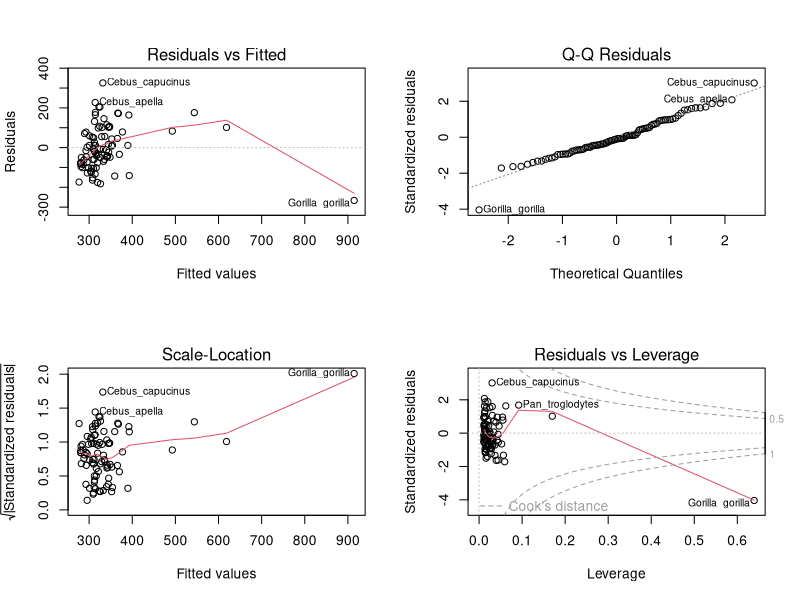
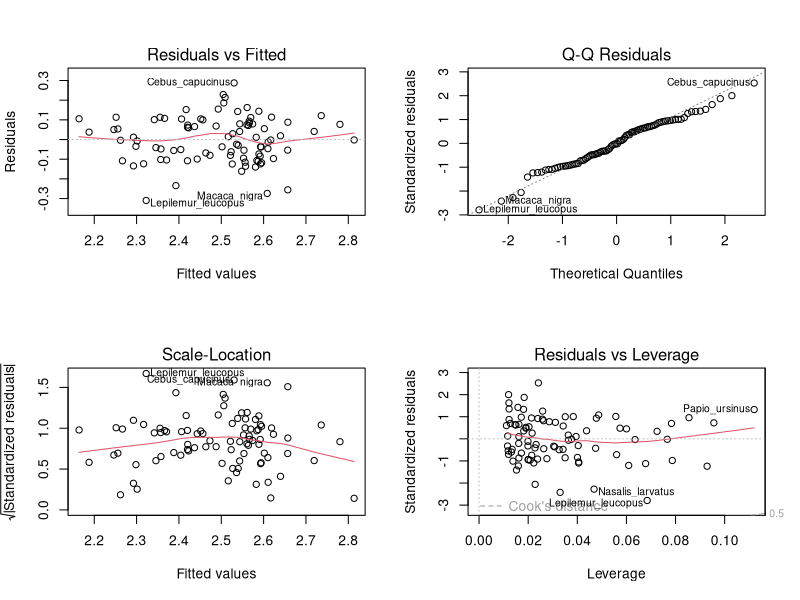

Write R code to recreate these figures, in order. (Note: this script raises an error after producing the figures.)
# Multiple regression, ANCOVA, model selection

# Multiple Regression##############################################

# Import the mult_regr_data.csv data file
setwd("/Users/Home/Dropbox/Amherst/Courses/CompMethods/CompMethodsCourse/Week3")
mult_regr_data<-read.csv("mult_regr_data.csv", row.names=1)

# Explore the data

str(mult_regr_data)

summary(mult_regr_data)

# Create a correlation matrix, similar to the one produced in Week 1

# Create a multiple regression using two predictor variables
mult_reg_model01<-lm(MaxLongevity_m~Precip_Mean_mm+AdultBodyMass_g, data=mult_regr_data)

summary(mult_reg_model01)

# Check the model assumptions ; first change the graphics window to display 4 graphs (2 X 2)

par(mfrow=c(2,2))

plot(mult_reg_model01)

# The model would probably fit the assumptions better if the variables were log transformed

# Re-run the model using log transformed data

mult_reg_model02<-lm(log10(MaxLongevity_m)~log10(Precip_Mean_mm)+log10(AdultBodyMass_g), data=mult_regr_data)

summary(mult_reg_model02)

plot(mult_reg_model02)

# Check the variance inflation factor values
# first install the car package

vif(mult_reg_model02)

# ANCOVA ####################################################
# Use the brain_bodymass dataset for this section

# ANCOVA is a special type of multiple regression (i.e. linear model) with at least one categorical predictor and a second predictor (continuous or categorical)
# Tests for differences in the intercept (mean value) of groups. This is often used to test for grade shifts among clades.

# Import the brain_bodymass.csv dataset

# Test for differences in the Y value among clades in the relationship between body mass and brain size.
# In other words, for a given body mass, do different clades have different brain sizes?

# Use an interaction term to test for homogeneity of slopes. An interaction term is designated by an asterisk between variables.

ancova_model01<-lm(log10(ecv_female)~log10(mass_female)*clade, data = brain_bodymass)

# Interaction plots can be made in R using the command:
# interaction.plot(factorA, factorB, Response)
# first reset your graphics window

par(mfrow=c(1,1))

interaction.plot(log10(brain_bodymass$mass_female), brain_bodymass$clade, log10(brain_bodymass$ecv_female))

# The plot is a bit funky. There are probably some options to make it nice here
# https://stat.ethz.ch/R-manual/R-patched/library/stats/html/interaction.plot.html

# Switch the order of factor A and B to alter which variable is plotted on the x-axis, 
# though in this case switching the variables in the plot would make it worse

# If the interaction term is significant, then the slopes differ among clades.
# This would violates the homogeneity of slopes assumption and differences in the Y values cannot be examined.
# Since we have three groups in the clade variable, we have two interaction terms

summary(ancova_model01)

# How would you interpret the results?

# If the interaction term is not signficant, then re-run the analysis without the interaction term.
# In this example, assume no interaction term is significant

ancova_model02<-lm(log10(ecv_female)~log10(mass_female)+clade, data = brain_bodymass)

summary(ancova_model02)

# How would you interpret the results?

# Check the model assumptions with plot (); though first modify your graphics window
par(mfrow=c(2,2))

plot(ancova_model02)

#########################################################################

# Model selection #

# Use the mult_regr_data dataset for this section

# If you have several independent variables, then you may not want to include all of them in the model,
# especially if some of the variables are poor predictors - this can lead to overfitting the model.


# stepwise model selection by AIC  

# Install the MASS package

fit<-lm(MaxLongevity_m~SocialGrpSize+Precip_Mean_mm+AdultBodyMass_g+SexualMaturityAge_d, data=mult_regr_data)

step <- stepAIC(fit, direction="both")

step$anova # display results

# Lower AIC models indicate a better model

#########################################################################

# This approach creates all possible models using your predictor variables and
# uses AICc to judge the best models and best predictor variables 

# Install MuMIn package
model01x<-lm(log10(MaxLongevity_m)~log10(SocialGrpSize)+log10(Precip_Mean_mm)+log10(AdultBodyMass_g)+log10(SexualMaturityAge_d), data=mult_regr_data)

options(na.action=na.fail) # Only performs analysis if no missing values are in dataset

dd<-dredge(model01x) # Produces a set of models based on all possible combinations of predictor variables

dd    # View a summary of the models

dd_models<-get.models(dd, subset="TRUE")  # Produces a list of which predictors are in each model

dd_models  # This will list the specific variables in each model  

# Models within 2 AICc values of the best model are considered equally good
# The "delta" column lists the difference in AICc value between that model and the best model

importance(dd)  # Sum of ?Akaike weights? over all models that include the explanatory variable
# Variables with an Akaike weight closer to 1 are more important than those with values close to 0

# Which model(s) is the best? Which variable(s) is most important? Email me your answers.

